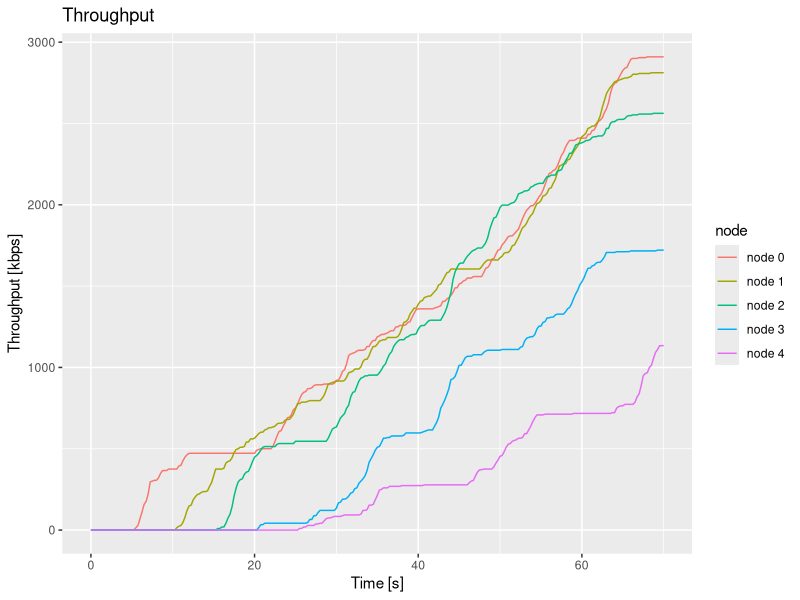

Reproduce this figure in R.
library(ggplot2)

pdf(file="ReNe_SoSe_2013_PA2b_943147_throughput.pdf", onefile=TRUE, pagecentre=TRUE, width=12, height=6)

file <- read.csv(file="./ReNe_SoSe_2013_PA2b_943147_throughput.csv", head=TRUE, sep=",")

print(
    qplot(time,bytes,data=file,geom="line",color=node, xlab="Time [s]", ylab="Throughput [kbps]", main="Throughput")

)
